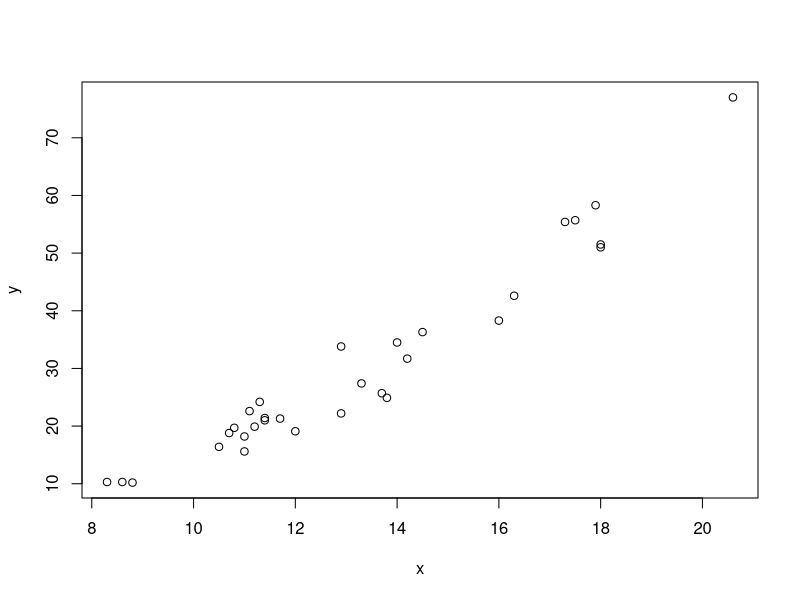
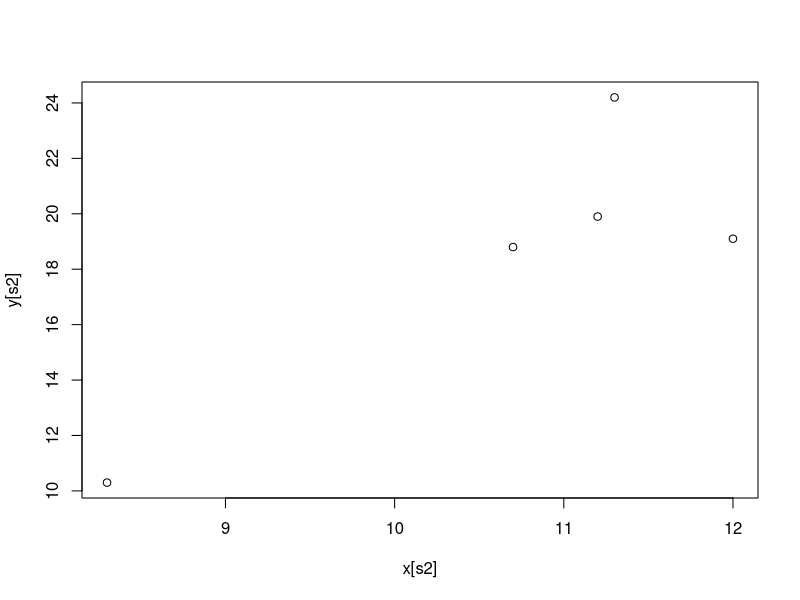
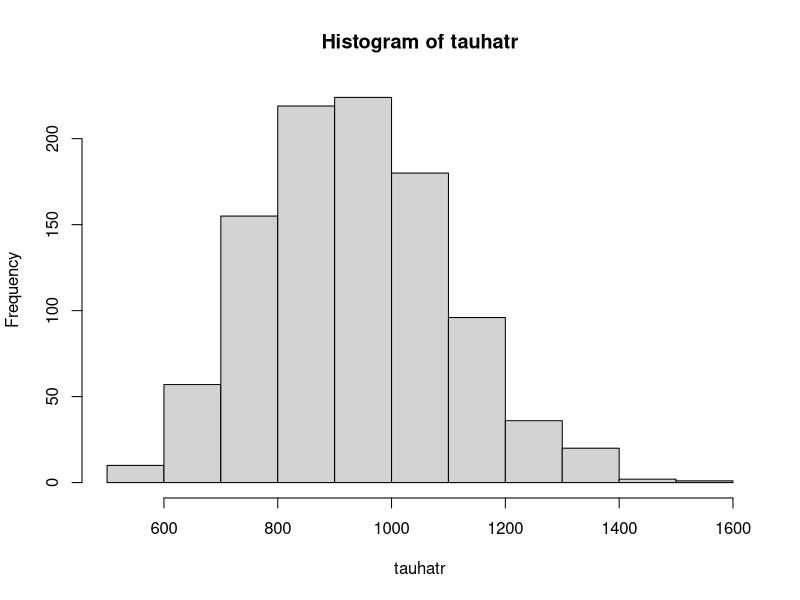
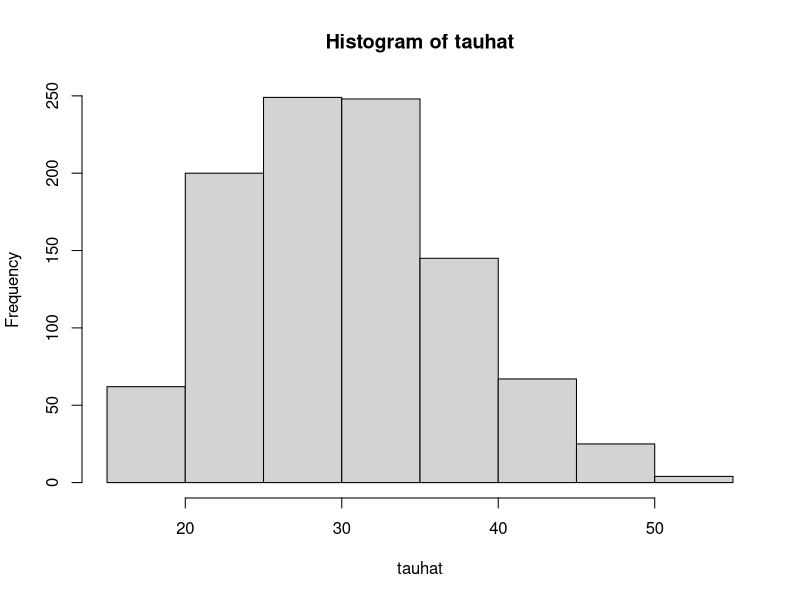
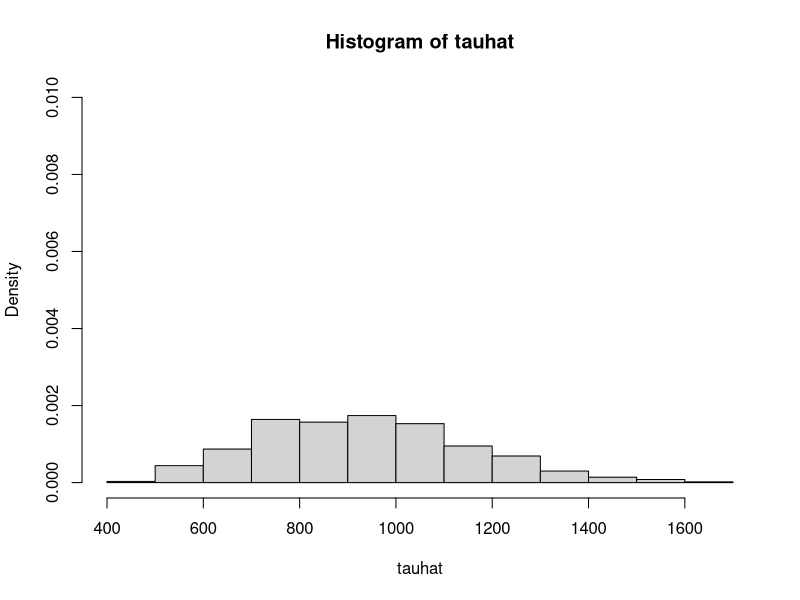

Generate these figures, in order, with R:
# Chapter 14 Double sampling

# 14.6 Computing notes ----------------------------------------------------

# data
trees
names(trees)

# set variable of interest and auxilliary variance
y <- trees$Volume
x <- trees$Girth

# check correlation visually
plot(x, y)

# start double-sampling
set.seed(506)
s1 <- sample(1:31, 10) # first x
s1
s2 <- sample(s1, 5) # second y
s2

plot(x[s2], y[s2]) # still looks linear

mean(x[s1])
mean(x)
mean(y[s2]) / mean(x[s2])
sum(y[s2]) / sum(x[s2])

# ratio
r <- mean(y[s2]) / mean(x[s2])
r

# total estimate
tauhatr <- r * mean(x[s1]) * nrow(trees)
tauhatr # 962.2541
sum(y) # 935.3

# run simulation for distribution check
for (k in 1:10){
  s1 <- sample(1:31, 10)
  s2 <- sample(s1, 5)
  r <- mean(y[s2]) / mean(x[s2])
  tauhatr[k] <- r * mean(x[s1]) * 31
}

tauhatr

# run more tests and check histogram
for (k in 1:1000){
  s1 <- sample(1:31, 10)
  s2 <- sample(s1, 5)
  r <- mean(y[s2]) / mean(x[s2])
  tauhatr[k] <- r * mean(x[s1]) * 31
}

hist(tauhatr)

tauhat <- 31 * mean(y[s2])
tauhat <- numeric(0)
for (k in 1:1000){
  s1 <- sample(1:31, 10)
  s2 <- sample(s1, 5)
  r <- mean(y[s2]) / mean(x[s2])
  tauhatr[k] <- r * mean(x[s1]) * 31
  tauhat[k] <- mean(y[s2])
}
hist(tauhat)
hist(tauhatr, add = T, col = "blue")

## somehow, hist won't overlap...

# mean and variance estimates
N <- 31
n1 <- 10
n2 <- 5
for (k in 1:1000){
  s1 <- sample(1:N, n1)
  s2 <- sample(s1, n2)
  r <- mean(y[s2]) / mean(x[s2])
  tauhatr[k] <- r * mean(x[s1])
  tauhat[k] <- N * mean(y[s2])
}
hist(tauhat, freq = F, ylim = c(0, 0.01))
hist(tauhatr, add=T, col = "blue", freq = F)

mean(tauhat) # 935.2167
mean(tauhatr) # 841.7229

mean(y)
sum(y)

tau <- sum(y)
mean((tauhat - tau)^2)
var(tauhat)
mean((tauhatr - tau)^2)
msetauhat <- mean((tauhat - tau)^2)
msetauhatr <- mean((tauhatr - tau)^2)
sqrt(msetauhat)
sqrt(msetauhatr) # ratio is worse ?
